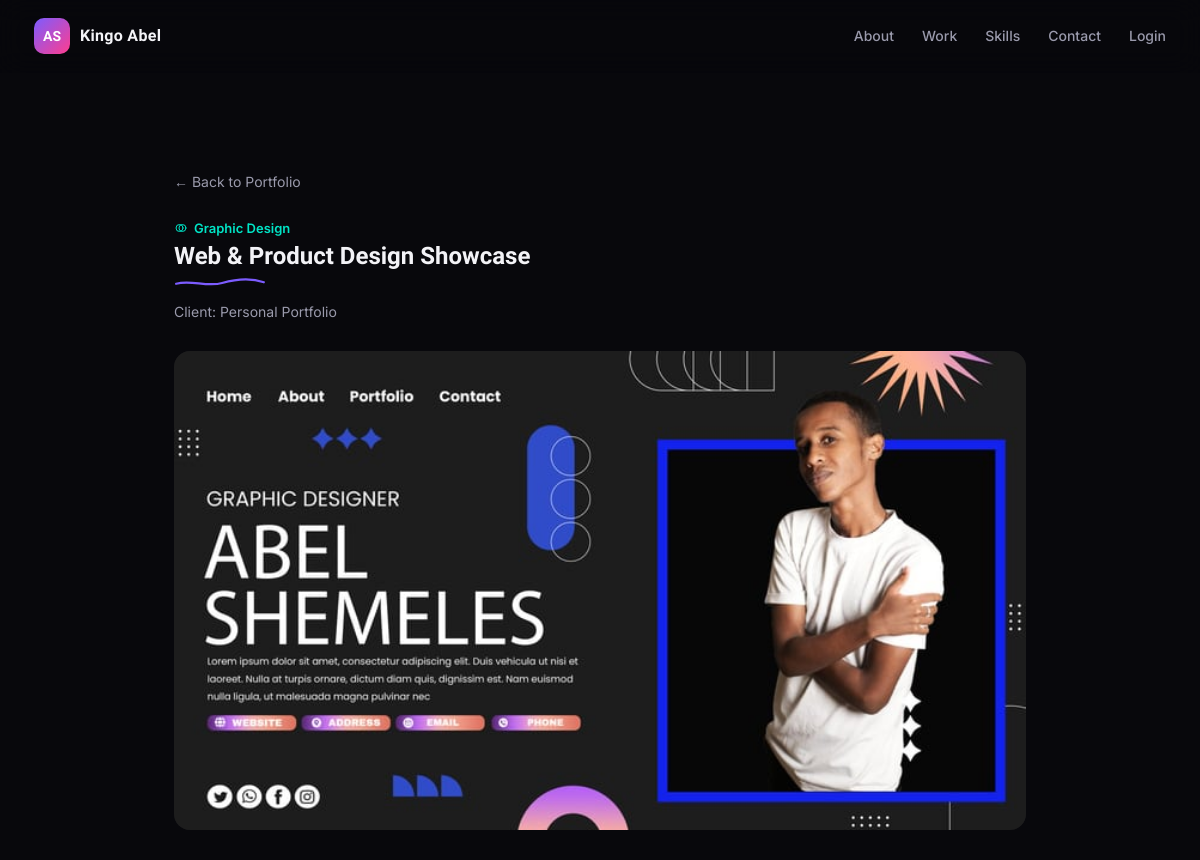
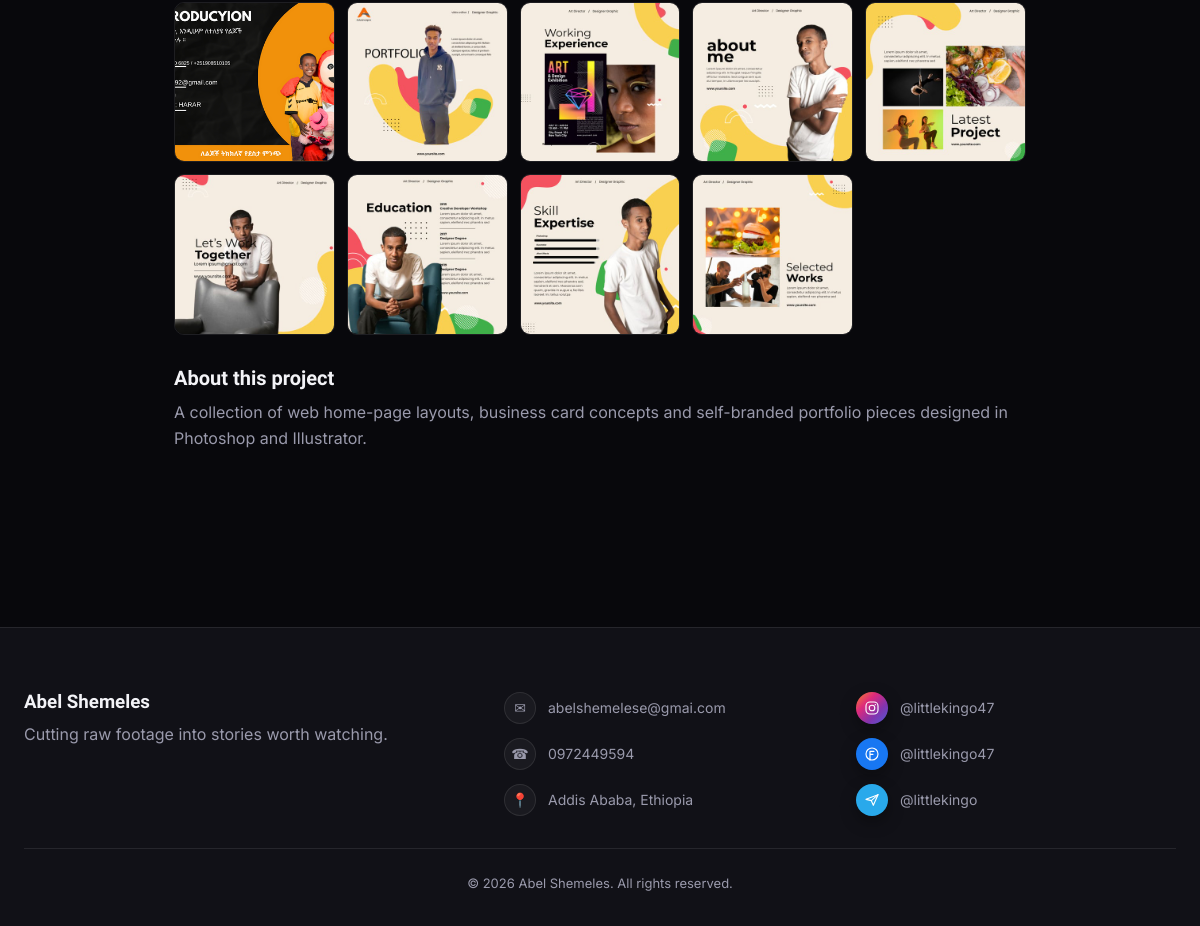
Before: /project/2/ with the older database file (2 pictures, top to bottom).
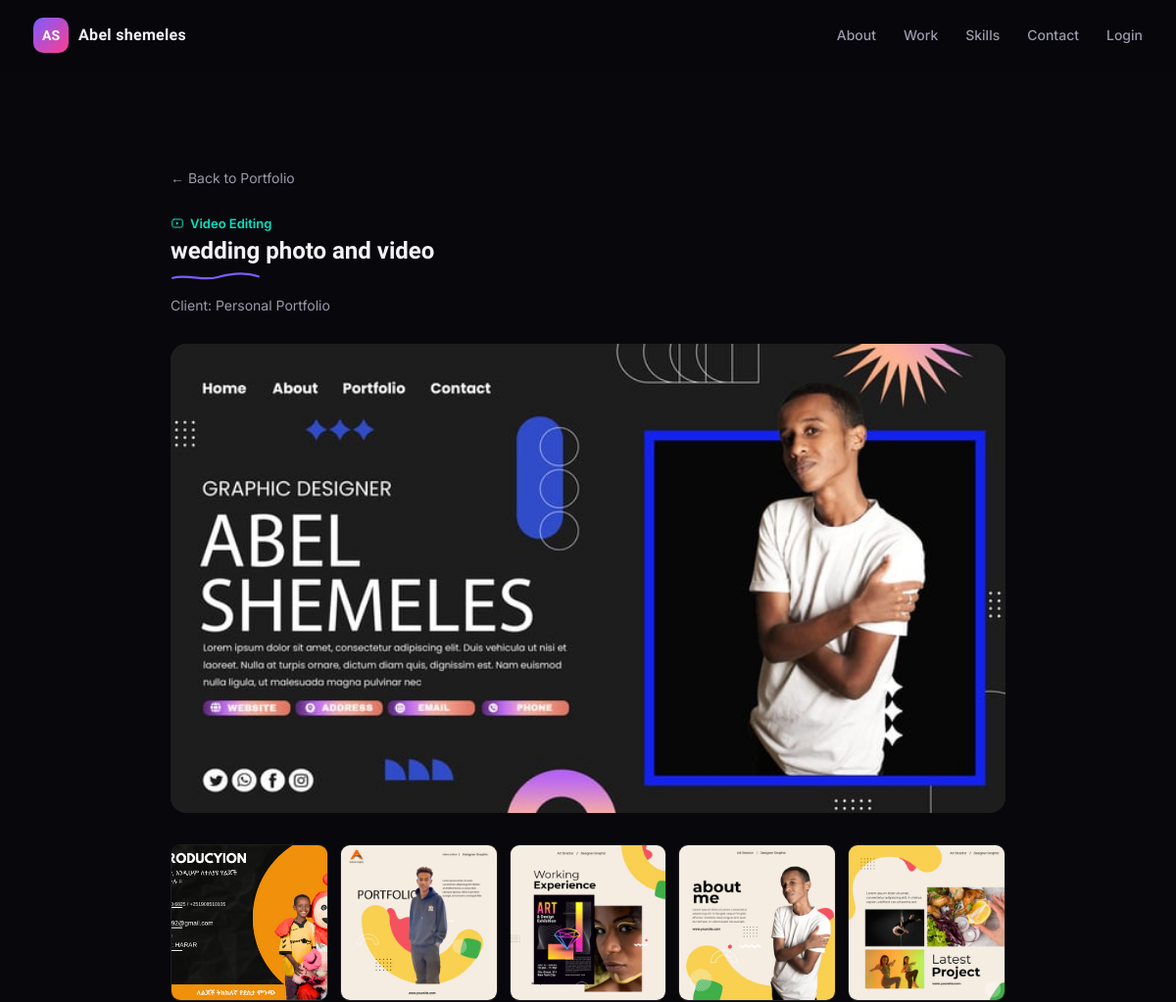
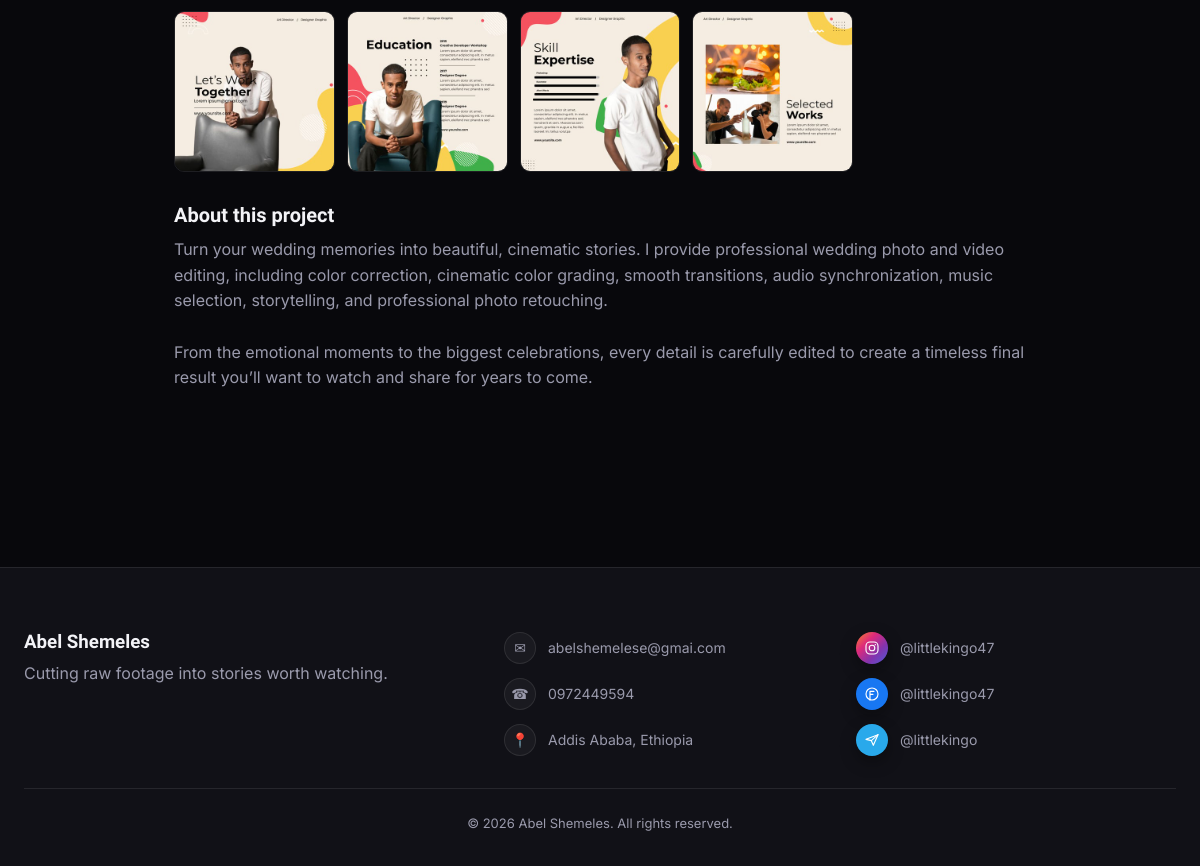
After: the same page with the newer database file (2 pictures, top to bottom).
### portfolio/models.py (models this page shows, shortened)
class SiteProfile(models.Model):
    name = models.CharField(max_length=200, default='Abel Shemeles')
    alias = models.CharField(max_length=100, blank=True, help_text='Short nickname shown in the nav bar.')
    title = models.CharField(max_length=200, help_text='Hero headline, e.g. "Video Editor & Visual Storyteller".')
    tagline = models.CharField(max_length=300, help_text='One-line summary shown under the headline and in the footer.')
    bio = models.TextField(blank=True, help_text='Full About Me paragraph.')
    highlight = models.CharField(max_length=300, blank=True, help_text='Short pull-quote shown under the bio.')
    since = models.CharField(max_length=10, blank=True, help_text='Year you started, e.g. 2021.')
    location = models.CharField(max_length=200, blank=True)
    phone = models.CharField(max_length=50, blank=True)
    email = models.EmailField(blank=True)
    instagram = models.CharField(
        max_length=100, blank=True, help_text='Username only, without @.',
        validators=[SOCIAL_HANDLE_VALIDATOR],
    )
    facebook = models.CharField(
        max_length=100, blank=True, help_text='Username only.',
        validators=[SOCIAL_HANDLE_VALIDATOR],
    )
    telegram = models.CharField(
        max_length=100, blank=True, help_text='Username only.',
        validators=[SOCIAL_HANDLE_VALIDATOR],
    )
    show_experience_section = models.BooleanField(default=True, help_text='Show or hide the Experience section.')
    availability_text = models.CharField(max_length=120, default='Available for freelance work')
    hero_primary_cta_label = models.CharField(max_length=50, default='View My Work')
    hero_secondary_cta_label = models.CharField(max_length=50, default='Get In Touch')
    theme_bg = models.CharField(max_length=7, default='#08080c', validators=[RegexValidator(HEX_COLOR_PATTERN)])
    theme_bg_alt = models.CharField(max_length=7, default='#111117', validators=[RegexValidator(HEX_COLOR_PATTERN)])
    theme_text = models.CharField(max_length=7, default='#f3f3f7', validators=[RegexValidator(HEX_COLOR_PATTERN)])
    theme_text_muted = models.CharField(max_length=7, default='#9a9aac', validators=[RegexValidator(HEX_COLOR_PATTERN)])
    theme_accent = models.CharField(max_length=7, default='#7c5cff', validators=[RegexValidator(HEX_COLOR_PATTERN)])
    theme_accent_2 = models.CharField(max_length=7, default='#ff3d8f', validators=[RegexValidator(HEX_COLOR_PATTERN)])
    theme_accent_3 = models.CharField(max_length=7, default='#00e5c7', validators=[RegexValidator(HEX_COLOR_PATTERN)])
    hero_main_image = models.ImageField(
        upload_to='profile/', blank=True, null=True,
        validators=[FileExtensionValidator(IMAGE_EXTENSIONS)],
        help_text='Main portrait in the hero card.',
    )
    hero_badge_image = models.ImageField(
        upload_to='profile/', blank=True, null=True,
        validators=[FileExtensionValidator(IMAGE_EXTENSIONS)],
        help_text='Small floating hero image.',
    )
    hero_cutout_image = models.ImageField(
        upload_to='profile/', blank=True, null=True,
        validators=[FileExtensionValidator(IMAGE_EXTENSIONS)],
        help_text='Right-side hero cutout image.',
    )
    about_main_image = models.ImageField(
        upload_to='profile/', blank=True, null=True,
        validators=[FileExtensionValidator(IMAGE_EXTENSIONS)],
        help_text='First image in the about photo pair.',
    )
    about_side_image = models.ImageField(
        upload_to='profile/', blank=True, null=True,
        validators=[FileExtensionValidator(IMAGE_EXTENSIONS)],
        help_text='Second image in the about photo pair.',
    )
    about_video_file = models.FileField(
        upload_to='profile/videos/', blank=True, null=True,
        validators=[FileExtensionValidator(VIDEO_EXTENSIONS)],
        help_text='Video shown in the panel beside the About Me text.',
    )
    about_video_url = models.URLField(
        blank=True,
        help_text='YouTube, Vimeo or TikTok link used instead of an upload.',
    )
    about_video_poster = models.ImageField(
        upload_to='profile/', blank=True, null=True,
        validators=[FileExtensionValidator(IMAGE_EXTENSIONS)],
        help_text='Still image shown before the about video plays.',
    )
    about_video_orientation = models.CharField(
        max_length=12, choices=ORIENTATION_CHOICES, default='landscape',
    )
    updated_at = models.DateTimeField(auto_now=True)
    class Meta:
        verbose_name = 'Site Profile'
        verbose_name_plural = 'Site Profile'
    @classmethod
    def load(cls):
        obj, _ = cls.objects.get_or_create(pk=1, defaults={'title': 'Video Editor', 'tagline': ''})
        return obj

class Project(models.Model):
    title = models.CharField(max_length=200)
    category = models.CharField(
        max_length=60,
        default='Video Editing',
        help_text='The small label under the title, e.g. "Video Editing" or "Podcast video".',
    )
    client = models.CharField(max_length=200, blank=True)
    description = models.TextField(blank=True)
    video_file = models.FileField(
        upload_to='projects/videos/',
        blank=True,
        null=True,
        validators=[FileExtensionValidator(VIDEO_EXTENSIONS)],
        help_text='Upload an MP4/MOV/WEBM file directly.',
    )
    video_url = models.URLField(
        blank=True,
        help_text='Paste a YouTube (unlisted works great) or Vimeo link instead of uploading a file.',
    )
    thumbnail = models.ImageField(
        upload_to='projects/thumbnails/',
        blank=True,
        null=True,
        validators=[FileExtensionValidator(IMAGE_EXTENSIONS)],
        help_text='Optional — a YouTube link will auto-generate one if left blank.',
    )
    is_featured = models.BooleanField(default=False)
    order = models.PositiveIntegerField(default=0, help_text='Lower numbers appear first.')
    created_at = models.DateTimeField(auto_now_add=True)
    updated_at = models.DateTimeField(auto_now=True)
    class Meta:
        ordering = ['-is_featured', 'order', '-created_at']
    @property
    def display_category(self):
        return self.category
    @property
    def category_icon(self):
        return category_icon_for(self.category)
    @property
    def youtube_id(self):
        return extract_youtube_id(self.video_url) if self.video_url else None
    @property
    def vimeo_id(self):
        return extract_vimeo_id(self.video_url) if self.video_url else None
    @property
    def embed_url(self):
        if self.youtube_id:
            return f'https://www.youtube-nocookie.com/embed/{self.youtube_id}?rel=0'
        if self.vimeo_id:
            return f'https://player.vimeo.com/video/{self.vimeo_id}'
        return ''
    @property
    def display_thumbnail_url(self):
        if self.thumbnail:
            return self.thumbnail.url

class ProjectImage(models.Model):
    project = models.ForeignKey(Project, related_name='gallery', on_delete=models.CASCADE)
    image = models.ImageField(upload_to='projects/gallery/', validators=[FileExtensionValidator(IMAGE_EXTENSIONS)])
    order = models.PositiveIntegerField(default=0)
    class Meta:
        ordering = ['order', 'id']

### portfolio/views.py (the view)
# urls.py: path('project/<int:pk>/', views.project_detail, name='project_detail'),
def project_detail(request, pk):
    project = get_object_or_404(Project.objects.prefetch_related('videos', 'gallery'), pk=pk)
    return render(request, 'portfolio/project_detail.html', {'project': project})

### portfolio/context_processors.py (called while the page is built)
def site_profile(request):
    return {'profile': SiteProfile.load()}

### portfolio/models.py (called while the page is built)
def category_icon_for(label):
    return CATEGORY_ICONS.get((label or '').strip().lower(), '')

### portfolio/templatetags/portfolio_extras.py (called while the page is built)
@register.simple_tag
def icon(name, css_class=''):
    svg = _ICONS.get(name)
    if not svg:
        return ''
    if css_class:
        svg = svg.replace('<svg ', f'<svg class="{css_class}" ', 1)
    return mark_safe(svg)

@register.simple_tag(takes_context=True)
def editable(context, key, pk=None):
    if key not in EDIT_REGIONS:
        message = f'{{% editable %}} got an unknown region key "{key}".'
        if settings.DEBUG:
            raise template.TemplateSyntaxError(message)
        logger.warning(message)
        return ''
    request = context.get('request')
    user = getattr(request, 'user', None)
    if not (user and user.is_authenticated and user.is_staff):
        return ''
    attrs = f'data-edit-key="{key}" data-edit-label="{escape(EDIT_REGIONS[key].label.lower())}"'
    if pk is not None:
        attrs += f' data-edit-pk="{escape(pk)}"'
    return mark_safe(attrs)

### portfolio/templates/portfolio/project_detail.html (shortened to what this page needs)
{% extends 'portfolio/base.html' %}
{% load portfolio_extras %}
{% block content %}
<section class="project-detail">
  <a href="{% url 'portfolio:home' %}#work" class="back-link">← Back to Portfolio</a>
  <div class="project-detail-main" {% editable 'project' project.pk %}>
  <div class="project-detail-head">
    <span class="project-category">{% icon project.category_icon 'tag-icon' %}{{ project.display_category }}</span>
    <h1 class="reveal">{{ project.title }}{% include 'portfolio/includes/title_underline.html' %}</h1>
    {% if project.client %}<p class="project-client">Client: {{ project.client }}</p>{% endif %}
  </div>
  <div class="player">
    {% if project.video_file %}
      <video controls preload="metadata" {% if project.display_thumbnail_url %}poster="{{ project.display_thumbnail_url }}"{% endif %}>
        <source src="{{ project.video_file.url }}">
        Your browser doesn't support embedded video. <a href="{{ project.video_file.url }}">Download the file</a>.
      </video>
    {% elif project.video_url %}
      <div class="project-thumb-fallback large">
        <p>This link can't be embedded directly.</p>
        <a href="{{ project.video_url }}" target="_blank" rel="noopener noreferrer" class="btn btn-accent btn-small">Watch Video ↗</a>
      </div>
    {% elif project.display_thumbnail_url %}
      <div style="display:flex; flex-direction:column; gap:16px; align-items:center;">
        <img class="detail-image" src="{{ project.display_thumbnail_url }}" alt="{{ project.title }}">
      </div>
    {% else %}
      <div class="project-thumb-fallback large">{% icon project.category_icon 'fallback-icon' %}{{ project.display_category }}</div>
    {% endif %}
  </div>
  {% if project.gallery.all or request.user.is_staff %}
  <div class="project-gallery" {% editable 'project_gallery' project.pk %}>
    {% if project.gallery.all %}
    <div class="gallery-grid">
      {% for shot in project.gallery.all %}
        <a href="{{ shot.image.url }}" target="_blank" rel="noopener noreferrer" class="gallery-item">
          <img src="{{ shot.image.url }}" alt="{{ project.title }} — extra shot {{ forloop.counter }}" loading="lazy">
        </a>
      {% endfor %}
    </div>
    {% else %}
    <p class="gallery-empty">No extra pictures on this one yet.</p>
    {% endif %}
  </div>
  {% endif %}
  {% if project.description %}
  <div class="project-description">
    <h2>About this project</h2>
    <p>{{ project.description|linebreaksbr }}</p>
  </div>
  {% endif %}
  </div>
</section>
{% endblock %}

### portfolio/templates/portfolio/base.html (shortened to what this page needs)
{% load static %}<!DOCTYPE html>
<html lang="en">
<head>
<link rel="stylesheet" href="{% static 'portfolio/css/style.css' %}">
</head>
<body>
{% include 'portfolio/includes/navbar.html' %}
<main>
{% block content %}{% endblock %}
</main>
{% include 'portfolio/includes/footer.html' %}
</body>
</html>

### portfolio/templates/portfolio/includes/navbar.html (shortened to what this page needs)
{% load portfolio_extras %}
<header class="nav" id="siteNav">
  <div class="nav-inner">
    <div class="brand-wrap" {% editable 'identity' %}>
      <a href="{% url 'portfolio:home' %}" class="brand">
        <span class="brand-mark">AS</span>
        <span class="brand-name">{{ profile.alias|default:profile.name }}</span>
      </a>
    </div>
    <nav class="nav-links" id="navLinks">
      <a href="{% url 'portfolio:home' %}#about">About</a>
      <a href="{% url 'portfolio:home' %}#work">Work</a>
      <a href="{% url 'portfolio:home' %}#skills">Skills</a>
      <a href="{% url 'portfolio:home' %}#contact">Contact</a>
      {% if request.user.is_authenticated and request.user.is_staff %}
        <button type="button" class="btn btn-ghost btn-small edit-toggle" id="editModeToggle" aria-pressed="false" hidden>Edit this page</button>
        {% comment %}Colours belong to no one section, so they get a toolbar entry that is its own edit link.{% endcomment %}
        <a href="{% url 'portfolio:edit_panel' 'theme' %}" class="edit-tool" {% editable 'theme' %}>Site colours</a>
        <a href="{% url 'portfolio:upload_project' %}" class="btn btn-accent btn-small">+ Upload Project</a>
        <a href="{% url 'portfolio:manage_projects' %}">Manage</a>
        <form action="{% url 'portfolio:logout' %}" method="post" class="inline-form">
          {% csrf_token %}
          <button type="submit" class="link-btn">Logout</button>
        </form>
      {% else %}
        <a href="{% url 'portfolio:login' %}">Login</a>
      {% endif %}
    </nav>
  </div>
</header>

### portfolio/templates/portfolio/includes/title_underline.html
<svg class="title-underline" viewBox="0 0 130 16" preserveAspectRatio="none" aria-hidden="true">
  <path d="M3 9 C 24 3, 46 14, 68 8 S 112 2, 127 7" />
</svg>

### portfolio/templates/portfolio/includes/footer.html
{% load portfolio_extras %}
<footer class="site-footer" id="contact">
  <div class="footer-inner">
    <div class="footer-brand">
      <h3>{{ profile.name }}</h3>
      <p>{{ profile.tagline }}</p>
    </div>
    <div class="footer-contact" {% editable 'contact' %}>
      <a href="mailto:{{ profile.email }}" class="contact-line"><span class="contact-badge">✉</span>{{ profile.email }}</a>
      <a href="tel:{{ profile.phone }}" class="contact-line"><span class="contact-badge">☎</span>{{ profile.phone }}</a>
      <span class="contact-line"><span class="contact-badge">📍</span>{{ profile.location }}</span>
    </div>
    <div class="footer-social">
      <a href="https://instagram.com/{{ profile.instagram }}" target="_blank" rel="noopener noreferrer" class="social-badge">
        <span class="social-icon social-instagram">{% icon 'instagram' %}</span> @{{ profile.instagram }}
      </a>
      <a href="https://facebook.com/{{ profile.facebook }}" target="_blank" rel="noopener noreferrer" class="social-badge">
        <span class="social-icon social-facebook">{% icon 'facebook' %}</span> @{{ profile.facebook }}
      </a>
      <a href="https://t.me/{{ profile.telegram }}" target="_blank" rel="noopener noreferrer" class="social-badge">
        <span class="social-icon social-telegram">{% icon 'telegram' %}</span> @{{ profile.telegram }}
      </a>
    </div>
  </div>
  <p class="footer-copy">© {% now "Y" %} {{ profile.name }}. All rights reserved.</p>
</footer>

Changed rows visible on the page:
changed SiteProfile "Abel Shemeles": alias "Kingo Abel" → "Abel shemeles"
changed Project "Personal Portfolio": category "design" → "Video Editing" (drawn); display_category "Graphic Design" → "Video Editing"; title "Web & Product Design Showcase" → "wedding photo and video"; description "A collection of web home-page layouts, business card concepts and self-branded portfolio pieces designed in Photoshop and Illustrator." → "Turn your wedding memories into beautiful, cinematic stories. I provide professional wedding photo and video editing, including color correction, cinematic color grading, smooth transitions, audio synchronization, music selection, storytelling, and professional photo retouching. From the emotional moments to the biggest celebrations, every detail is carefully edited to create a timeless final result you’ll want to watch and share for years to come."
